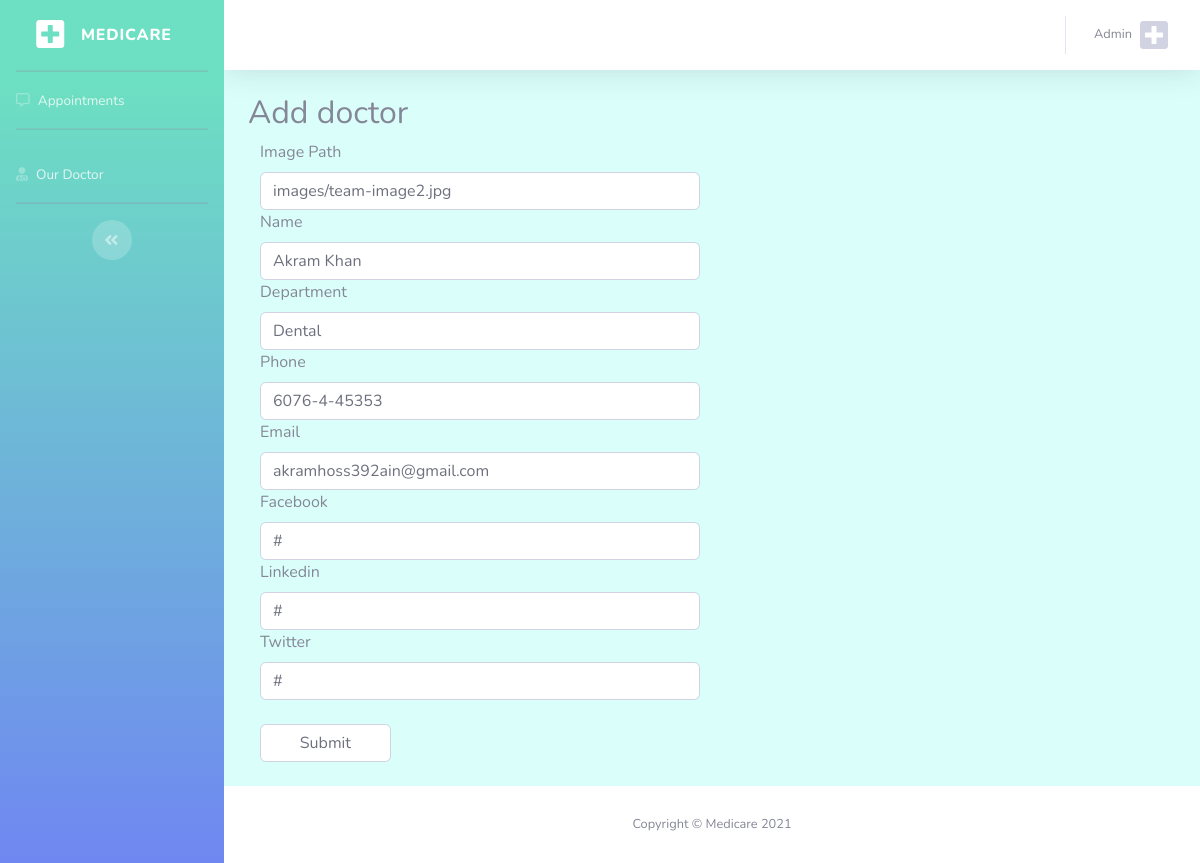
The page /edit.php?odID=2 (signed in) on the database its author committed.
### tables this page shows
CREATE TABLE `ourdoctortable` (
  `odID` int(100) NOT NULL,
  `image` varchar(255) NOT NULL,
  `name` varchar(255) NOT NULL,
  `department` varchar(255) NOT NULL,
  `phone` varchar(255) NOT NULL,
  `email` varchar(255) NOT NULL,
  `facebook` varchar(255) NOT NULL,
  `linkedin` varchar(255) NOT NULL,
  `twitter` varchar(255) NOT NULL
);

### edit.php (the view, shortened to what this page needs)
<?php
include "lib/dbconnect.php";
if(isset($_GET['odID'])){
    $edit_id=$_GET['odID'];
    $select_sql="SELECT odID, image, name, department, phone, email, facebook, linkedin, twitter FROM ourdoctortable WHERE odID=$edit_id";
    $s_query=$connectdb -> query($select_sql);
    if($s_query -> num_rows >0){
        while($f_data=$s_query -> fetch_assoc()){
?>
<!DOCTYPE html>
<html lang="en">
<head>
    <link href="vendor/fontawesome-free/css/all.min.css" rel="stylesheet" type="text/css">
    <link rel="stylesheet" href="css/custom.css">
    <link href="https://cdn.jsdelivr.net/npm/bootstrap@5.0.2/dist/css/bootstrap.min.css" rel="stylesheet"
>
    <link rel="stylesheet" href="https://use.fontawesome.com/releases/v5.15.3/css/all.css"
>
    <link href="css/sb-admin-2.css" rel="stylesheet">
    <link href="vendor/datatables/dataTables.bootstrap4.css" rel="stylesheet">
</head>
<body id="page-top">
    <div id="wrapper">
        <ul class="navbar-nav bg-gradient-primary sidebar sidebar-dark accordion cbg" id="accordionSidebar">
            <a class="sidebar-brand d-flex align-items-center justify-content-center" href="admin.php">
                <div class="sidebar-brand-icon">
                <i class="fas fa-plus-square"></i>
                </div>
                <div class="sidebar-brand-text mx-3">Medicare</div>
            </a>
            <hr class="sidebar-divider my-0">
            <li class="nav-item">
                <a class="nav-link" href="admin.php">
                    <i class="far fa-comment-alt"></i>
                    <span>Appointments</span></a>
            </li>
            <hr class="sidebar-divider">
            <li class="nav-item">
                <a class="nav-link" href="doctor.php">
                <i class="fas fa-user-md"></i>
                    <span>Our Doctor</span></a>
            </li>
            <hr class="sidebar-divider">
            <div class="text-center d-none d-md-inline">
                <button class="rounded-circle border-0" id="sidebarToggle"></button>
            </div>
        </ul>
        <div id="content-wrapper" class="d-flex flex-column">
            <div id="content">
                <nav class="navbar navbar-expand navbar-light bg-white topbar mb-4 static-top shadow">
                    <ul class="navbar-nav ml-auto">
                        <li class="nav-item dropdown no-arrow">
                            <a class="nav-link dropdown-toggle" href="#" id="userDropdown" role="button"
                                data-toggle="dropdown" aria-haspopup="true" aria-expanded="false">
                                <span
                                    class="mr-2 d-none d-lg-inline text-gray-600 small"><?php echo isset($_SESSION['username'])?$_SESSION['username']:""; ?></span>
                                <i class="img-profile cprofile fas fa-plus-square"></i>
                            </a>
                        </li>
                    </ul>
                </nav>
                <div class="container-fluid">
                <form id="appointment-form" role="form" method="post"
                                action="<?php echo $_SERVER['PHP_SELF']; ?>" class="row">
                                <div class="section-title wow fadeInUp" data-wow-delay="0.4s">
                                    <h2>Add doctor</h2>
                                </div>
                                <div class="wow fadeInUp" data-wow-delay="0.8s">
                                    <div class="col-md-6 col-sm-6">
                                        <label for="image">Image Path</label>
                                        <input type="text" value="<?php echo $f_data['image'];?>" class="form-control" id="image" name="image"
                                            placeholder="image path" required>
                                    </div>
                                    <div class="col-md-6 col-sm-6">
                                        <label for="name">Name</label>
                                        <input type="text" class="form-control" value="<?php echo $f_data['name'];?>" id="name" name="dname"
                                            placeholder="name" required>
                                    </div>
                                    <div class="col-md-6 col-sm-6">
                                        <label for="department">Department</label>
                                        <input type="text" class="form-control" value="<?php echo $f_data['department'];?>" id="department" name="ddepartment"
                                            placeholder="department" required>
                                    </div>
                                    <div class="col-md-6 col-sm-6">
                                        <label for="phone">Phone</label>
                                        <input type="text" class="form-control" value="<?php echo $f_data['phone'];?>" id="phone" name="dphone"
                                            placeholder="phone number" required>
                                    </div>
                                    <div class="col-md-6 col-sm-6">
                                        <label for="email">Email</label>
                                        <input type="email" class="form-control" value="<?php echo $f_data['email'];?>" id="email" name="demail"
                                            placeholder="email" required>
                                    </div>
                                    <div class="col-md-6 col-sm-6">
                                        <label for="facebook">Facebook</label>
                                        <input type="text" class="form-control" value="<?php echo $f_data['facebook'];?>" id="facebook" name="facebook"
                                            placeholder="facebook link" required>
                                    </div>
                                    <div class="col-md-6 col-sm-6">
                                        <label for="linkedin">Linkedin</label>
                                        <input type="text" class="form-control" id="linkedin" value="<?php echo $f_data['linkedin'];?>" name="linkedin"
                                            placeholder="linkedin link" required>
                                    </div>
                                    <div class="col-md-6 col-sm-6">
                                        <label for="twitter">Twitter </label>
                                        <input type="text" class="form-control" value="<?php echo $f_data['twitter'];?>"  id="twitter" name="twitter"
                                            placeholder="twitter link" required>
                                    </div>
                                    <div class="col-sm-2 my-4">
                                    <button type="submit" class="form-control" id="submit" name="submit">Submit
                                        </button>
                                    </div>
                                </div>
                            </form>
                </div>
            </div>
            <footer class="sticky-footer bg-white">
                <div class="container my-auto">
                    <div class="copyright text-center my-auto">
                        <span>Copyright &copy; Medicare 2021</span>
                    </div>
                </div>
            </footer>
        </div>
    </div>
</body>
</html>
<?php
        }
    }else{
        header("location:doctor.php");
    }
}
else{
    header("location:doctor.php");
}
?>

### css/custom.css (style rules this page uses)
.cbg { background-image: linear-gradient(180deg, #6ddfc2 10%, #6f87f1 100%) !important; background-size: cover !important; }
.cprofile { font-size: 32px; }

### rows shown on the page
ourdoctortable: image "images/team-image2.jpg", dname "Akram Khan", ddepartment "Dental", dphone "6076-4-45353", demail "akramhoss392ain@gmail.com", facebook "#", linkedin "#", twitter "#"
